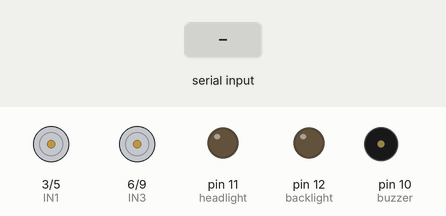
The sketch below on a simulated Arduino Uno, built with avr-gcc and run on an emulated ATmega328P. Parts: motor-driver pin pairs drawn as motors (green arrow = first pin HIGH = forward, orange = second pin HIGH = backward, longer = more drive), output pins drawn as LEDs (lit = HIGH), buzzer (waves = sounding). Inputs (shaded band) come from the test bench. What the sketch prints to the serial monitor is not drawn.

Above: at 1.2 s.
1.3 s: "1" received over the second serial link
At 1.9 s:
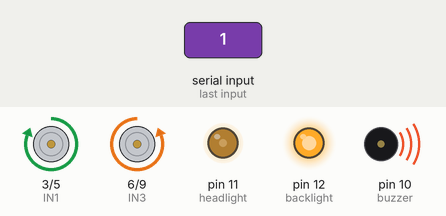
2.8 s: "0" received over the second serial link
At 4.0 s:
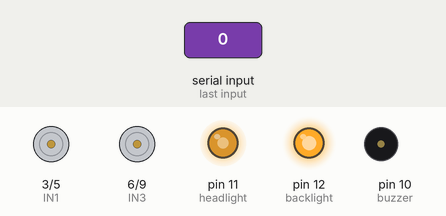
4.3 s: "2" received over the second serial link
At 5.4 s:
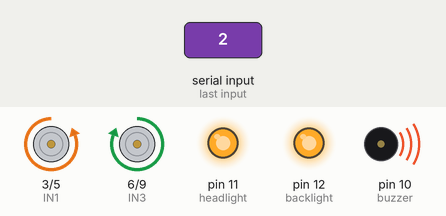
5.8 s: "1" received over the second serial link
At 6.5 s:
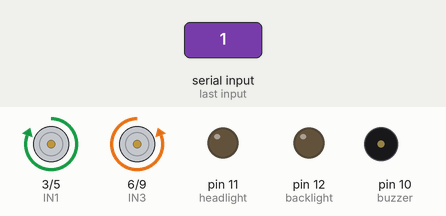
7.3 s: "0" received over the second serial link
At 7.7 s:
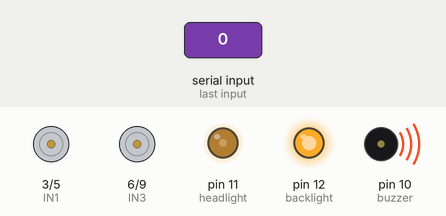
8.8 s: "2" received over the second serial link
At 10.0 s:
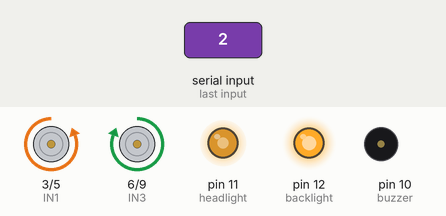
Timing chart, 0 to 11.3 s (numbered marks = the images above; inputs shaded):
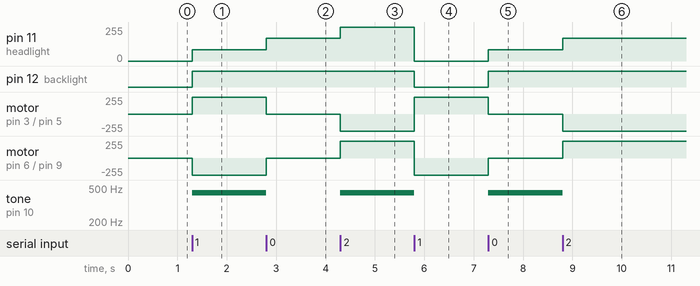

The sketch:

bluetoothRCControllerSmartCar2w-v1.ino
```cpp
/*
 * 201605021932
 * Este sketch e a primeira versao de comando de uma carro de
 * controle remoto por arduino.
 * A ideia e utilizar o arduino para realizar as mesmas funcoes
 * do controle remoto padrao e poder adicionar novas funcionalidades
 * que nao se encontram na versao original de fabrica
 * O controle remoto padrao foi substituido por uma bluetooth
 * shield.
 *
 * FUNCIONAMENTO GERAL
 *
 * Sera utilizado um aplicativo android para enviar os comandos para
 * o arduino. Estes comandos serao interpretados e suas respectivas
 * funcoes executadas.
 *
 * Os comandos serao enviados no formato de byte;
 * 01 byte sera suficiente para todas as operacoes
 * Cada funcao do controle enviara o bit correspondente do comando
 * como 1 e 0 para parar cancelar a operacao.
 * EX: o bit 1 representa o comando para andar para frente.
 * Ao apertar o botao para frente no app sera enviado 00000001
 * marcando como 1 a funcao para frente. Ao soltar o botao do app
 * sera enviado o byte 00000000 que cancelara as operacoes.
 *
 * bit 1 - para frente
 * bit 2 - para tras
 * bit 3 - para esquerda
 * bit 4 - para a direita
 * bit 5 - farol
 * bit 6 - buzina
 *
 *
 * FUNCIONALIDADES:
 *  - para frente;
 *  - para tras;
 *  - esquerda;
 *  - direita;
 *  - buzina;
 *  - farol e lanterna.
 */


/*
 * Para que a serial do Arduino continue livre para DEBUG, utiliza-
 * remos uma serial via software, utilizando os pinos 7,8 que não
 * são PWM.
 */
#include <SoftwareSerial.h>

SoftwareSerial mySerial(7, 8); // RX, TX

/*
 * Nesta versao estamos utilizando um motorshield que controla ate 02
 * motores DC atraves dos pinos IN1, IN2,IN3,IN4.
 */

// Pinos de controle do motorshield LN298D
// Os pinos escolhidos sao PWM uma possivel futura funcionalidade.
int IN1 = 3; // para frente
int IN2 = 5; // para tras
int IN3 = 6; // vira esquerda
int IN4 = 9; // vira direita


int headlight = 11; // o farol sera ligado no pino 11 pwm e tera 3
                    // niveis de intensidade.
int backlight = 12; // sao as luzes traseiras
int buzzer = 10;    // buzina do carrinho.


/*
 * rightState e leftState serao utilizadas para saber se o carro
 * estava com a direcao acionada. Estes estados servirao para
 * realizar a estabilizacao da direcao via software, caso o carro
 * nao possua uma estabilizacao mecanica. Isto e, a direcao volta ao
 * centro automaticamente.
 */
byte rightState = 0;
byte leftState = 0;

byte lightsState = 0; // verifica qual a intensidade das luzes

byte buzzerState = 0; // verifica qual o estado do buzzer

byte command;  // nesta variavel sera guardado o byte enviado pelo
               // aplicativo

byte lights = 0;   // recebera o bit de comando das luzes
byte buzzerOn = 0; // recebera o bit de comando da buzina
byte front, back, left, right; // estas variaveis receberao os bits
                               // de direcao correspondentes

bool stability; // controle de estabilizacao
byte stabilityTimeLeft; // variavel de tempo de estabilizacao da Esquerda
byte stabilityTimeRight; // variavel de tempo de estabilizacao da Direita

void setup()
{

 //Configurando os pinos de saida do motorshield
 pinMode(IN1, OUTPUT);
 pinMode(IN2, OUTPUT);
 pinMode(IN3, OUTPUT);
 pinMode(IN4, OUTPUT);

// pinos das lampadas e da buzina
 pinMode(headlight, OUTPUT);
 pinMode(backlight, OUTPUT);
 pinMode(buzzer,OUTPUT);

// desativando todas as ligacoes dos motores
 digitalWrite(IN1,LOW);
 digitalWrite(IN2,LOW);
 digitalWrite(IN3,LOW);
 digitalWrite(IN4,LOW);

// desativando som da buzina e luzes
 digitalWrite(headlight,LOW);
 digitalWrite(backlight,LOW);
 noTone(buzzer);

stability = 1;
stabilityTimeLeft = 16;
stabilityTimeRight = 16;

// Ativando a serial de conexao com o bluetooth.
  mySerial.begin(9600);
  Serial.begin(9600);
}

void loop()
{

 /* Se nada for recebido pela serial, o estado do carrinho continua*/
  if (mySerial.available())
    {
    command = mySerial.read(); // recebe o byte da serial
    Serial.write(command);

    /*
     * Utilizando a operacao &, somente o bit correspondente e retor-
     *nara e sera transformado em 0 ou 1 pela operacao 'bool'
     */
    front = bool(command & 1);     //bit 1
    back = bool(command & 2);      //bit 2
    left = bool(command & 4);      //bit 3
    right = bool(command & 8);     //bit 4
    lights =  bool(command & 16);  //bit 5
    buzzerOn = bool(command & 32); //bit 6


    //Se o comando de direcao for enviado, sera ativado o estado
    // correspondente, direita ou esquerda
    if(right)
        rightState = 1;

    if(left)
        leftState = 1;


 if(front){
    digitalWrite(IN1,HIGH);
    digitalWrite(IN2,LOW);
    digitalWrite(IN3,LOW);
    digitalWrite(IN4,HIGH);


  }
 else if(back){

    digitalWrite(IN1,LOW);
    digitalWrite(IN2,HIGH);
    digitalWrite(IN3,HIGH);
    digitalWrite(IN4,LOW);


  } else if(right){

      digitalWrite(IN1,LOW);
      digitalWrite(IN2,HIGH);
      digitalWrite(IN3,LOW);
      digitalWrite(IN4,HIGH);

    }else if(left){

      digitalWrite(IN1,HIGH);
      digitalWrite(IN2,LOW);
      digitalWrite(IN3,HIGH);
      digitalWrite(IN4,LOW);

    }
  else{
    digitalWrite(IN1,LOW);
    digitalWrite(IN2,LOW);
    digitalWrite(IN3,LOW);
    digitalWrite(IN4,LOW);

    }


/* Se a estabilizacao por software estiver ativada as funcionalidades
 * serao executadas.
 * O motor da direcao serao ativados por um breve periodo de tempo e
 * desativado logo em seguida.
 */
    if(stability){
      // estavilizacao para a direita.
      if((!right) && (rightState)){
          digitalWrite(IN3,HIGH);
          delay(stabilityTimeRight);
          digitalWrite(IN3,LOW);
          rightState = 0;
        }

      //estabilizacao para a esquerda.
      if((!left) && (leftState)){
          digitalWrite(IN4,HIGH);
          delay(stabilityTimeLeft);
          digitalWrite(IN4,LOW);
          leftState = 0;
        }
    } //if(stability){


/*
 * Acionamento das luzes. O farol tera 3 niveis. Como esta com PWM
 * sera acionado em multiplos de 85 indicado pelo lightsState
 */

    // Cada vez que receber 1 no bit lights o bloco e executado
    if(lights){
      // vai acumulando 85 ate chegar a 340 que retorna novamente
      // a 0 (zero).
      lightsState = (lightsState + 85)%340;
      analogWrite(headlight,lightsState); //PWM
      digitalWrite(backlight,lightsState);//direto, unico nivel.
      }


    // Cada vez que receber 1 no bit buzzer a buzina e ativada ou
    // desativada.
    if(buzzerOn){

      buzzerState = !buzzerState; // troca o estado

      if(buzzerState){
        tone(buzzer,440); // frequencia da buzzina 440Hz.
      }
      else{
        noTone(buzzer);
      }

    } //if(buzzerOn){

  } //if (mySerial.available())

 } // void loop ()
```

Measured:
- after the input at 1.3 s, pin 11 (headlight): 0/255 → 85/255 at once; pin 12 (backlight): LOW → HIGH at once; motor on pin 3 (IN1) / pin 5 (IN2): stopped → forward 255/255 at once; motor on pin 6 (IN3) / pin 9 (IN4): stopped → backward 255/255 at once; tone on pin 10 (buzzer): silent → 440 Hz at once
- after the input at 2.8 s, pin 11 (headlight): 85/255 → 170/255 at once; motor on pin 3 (IN1) / pin 5 (IN2): forward 255/255 → stopped at once; motor on pin 6 (IN3) / pin 9 (IN4): backward 255/255 → stopped at once; tone on pin 10 (buzzer): 440 Hz → silent at once
- after the input at 4.3 s, pin 11 (headlight): 170/255 → 255/255 at once; motor on pin 3 (IN1) / pin 5 (IN2): stopped → backward 255/255 at once; motor on pin 6 (IN3) / pin 9 (IN4): stopped → forward 255/255 at once; tone on pin 10 (buzzer): silent → 440 Hz at once
- after the input at 5.8 s, pin 11 (headlight): 255/255 → 0/255 at once; pin 12 (backlight): HIGH → LOW at once; motor on pin 3 (IN1) / pin 5 (IN2): backward 255/255 → forward 255/255 at once; motor on pin 6 (IN3) / pin 9 (IN4): forward 255/255 → backward 255/255 at once; tone on pin 10 (buzzer): 440 Hz → silent at once
- after the input at 7.3 s, pin 11 (headlight): 0/255 → 85/255 at once; pin 12 (backlight): LOW → HIGH at once; motor on pin 3 (IN1) / pin 5 (IN2): forward 255/255 → stopped at once; motor on pin 6 (IN3) / pin 9 (IN4): backward 255/255 → stopped at once; tone on pin 10 (buzzer): silent → 440 Hz at once
- after the input at 8.8 s, pin 11 (headlight): 85/255 → 170/255 at once; motor on pin 3 (IN1) / pin 5 (IN2): stopped → backward 255/255 at once; motor on pin 6 (IN3) / pin 9 (IN4): stopped → forward 255/255 at once; tone on pin 10 (buzzer): 440 Hz → silent at once
